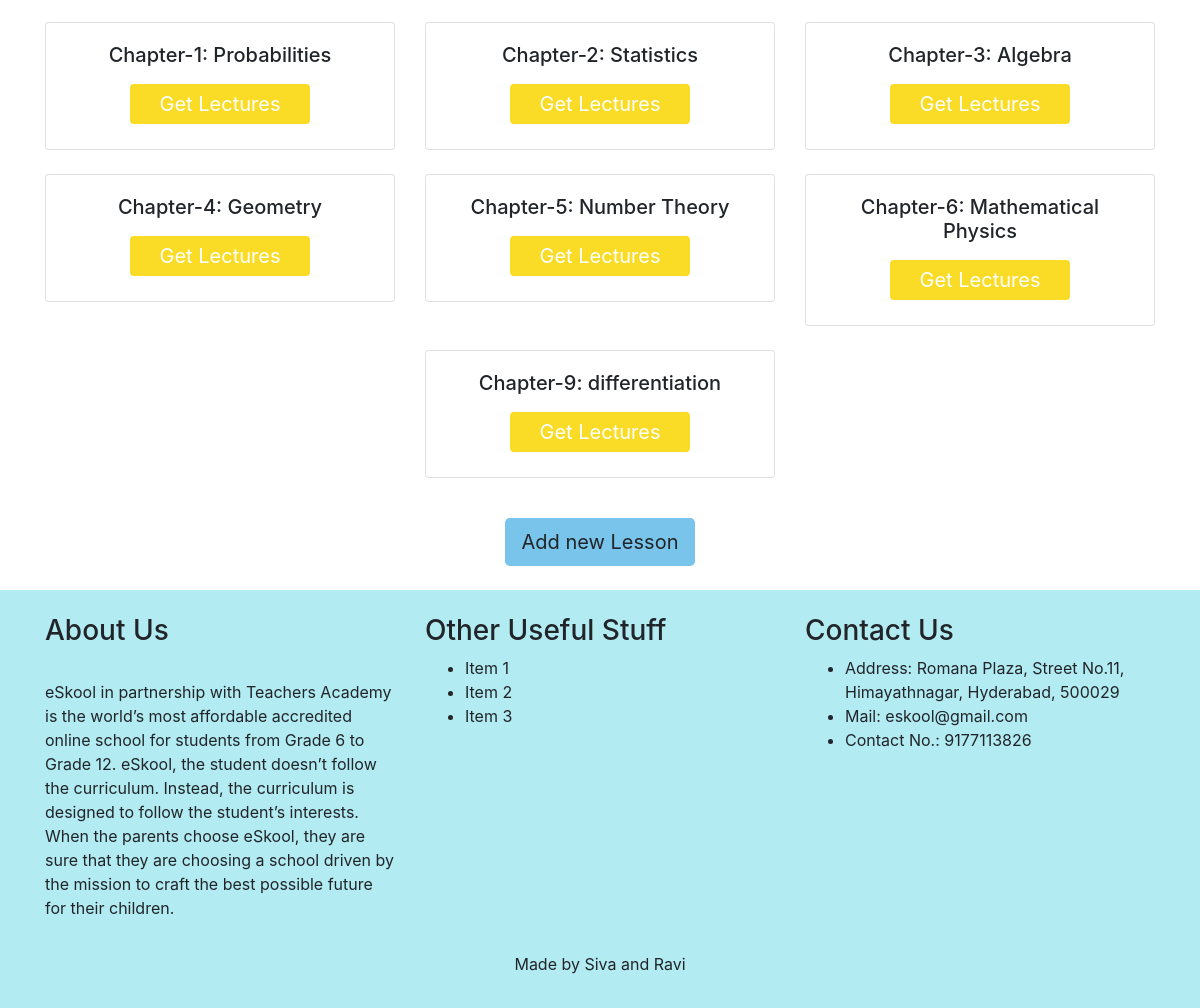
Page /curriculum/6th-class/6-mathematics/ (signed in, lower part) on the earlier database version.
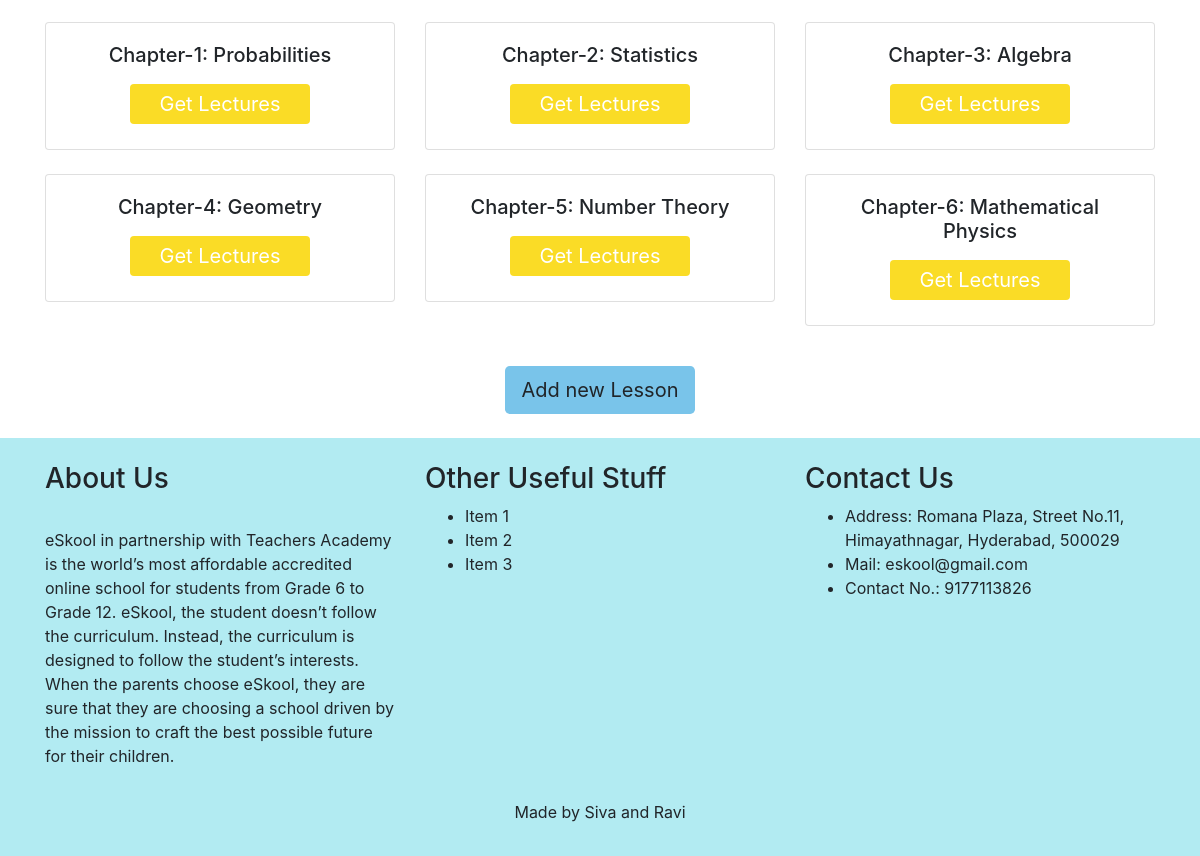
Same page on the later database version.
### curriculum/models.py (models this page shows, shortened)
class Lesson(models.Model):
    lesson_id = models.CharField(max_length=100, unique=True)
    Standard = models.ForeignKey(Standard, on_delete=models.CASCADE)
    created_by = models.ForeignKey(User,on_delete=models.CASCADE)
    created_at = models.DateTimeField(auto_now_add=True)
    subject = models.ForeignKey(Subject, on_delete=models.CASCADE,related_name='lessons')
    name = models.CharField(max_length=250)
    position = models.PositiveSmallIntegerField(verbose_name="Chapter no.")
    slug = models.SlugField(null=True, blank=True)
    video = models.FileField(upload_to=save_lesson_files,verbose_name="Video", blank=True, null=True)
    ppt = models.FileField(upload_to=save_lesson_files,verbose_name="Presentations", blank=True)
    Notes = models.FileField(upload_to=save_lesson_files,verbose_name="Notes", blank=True)
    class Meta:
        ordering = ['position']

### curriculum/views.py (the view)
# urls.py: path('<str:standard>/<slug:slug>/', views.LessonListView.as_view(), name='lesson_list'),
class LessonListView(DetailView):
    context_object_name = 'subjects'
    model = Subject
    template_name = 'curriculum/lesson_list_view.html'

### curriculum/models.py (called while the page is built)
    def __str__(self):
        return self.name

### curriculum/templates/curriculum/lesson_list_view.html (shortened to what this page needs)
{% extends 'base.html' %}
{% load static %}
{% block content %}
<section id="best-features" class="text-center">
              <div class="row d-flex justify-content-center mb-3">
                {% for lesson in subjects.lessons.all %}
                <div class="col-sm-4 mb-4">
                  <div class="card box-shadow-hover">
                    <div class="card-body">
                      <h5 class="card-title">Chapter-{{lesson.position}}: {{lesson.name}}</h5>
                      <a href="{% url 'curriculum:lesson_detail' slug=lesson.slug subject=subjects.slug standard=lesson.Standard.slug %}" >
                      <button type="button" class="button-les"><span>Get Lectures</span></button>
                      </a>
                    </div>
                  </div>
                </div>
                {% endfor %}
              </div>
        <div class="row d-flex justify-content-center mb-3">
          {% if user.userprofileinfo.user_type == 'teacher' or user.is_superuser %}
           <a href="{% url 'curriculum:lesson_create' standard=subjects.standard.slug slug=subjects.slug %}"><button type="button" class="btn  btn-lg btn-bloc" style="background-color: #79c4ea;"> Add new Lesson </button> </a>
          {% endif %}
        </div>
</section>
{%endblock%}

### templates/base.html (shortened to what this page needs)
<!DOCTYPE html>
<html lang="en" dir="ltr">
  <head>
    {% load static %}
    <link rel="stylesheet" href="https://stackpath.bootstrapcdn.com/bootstrap/4.5.2/css/bootstrap.min.css">
    <link rel="stylesheet" href="{% static 'css/master_css.css' %}">
  </head>
  <body>
    <div class="container">
        {%block content%}
        {%endblock%}
    </div>
    <footer class="page-footer" style="background-color:#b2ebf2;">
      <div class="container">
        <div class="row mt-4">
                  <div class="col-md-4 mt-4">
                            <h3>About Us</h3> <br>
                            <p>eSkool in partnership with Teachers Academy is the world’s most affordable accredited online school for students from Grade 6 to Grade 12. eSkool, the student doesn’t follow the curriculum. Instead, the curriculum is designed to follow the student’s interests.
                              When the parents choose eSkool, they are sure that they are choosing a school driven by the mission to craft the best possible future for their children.</p>
                  </div>
                  <div class="col-md-4 mt-4">
                            <h3>Other Useful Stuff</h3>
                            <ul>
                              <li>Item 1</li>
                              <li>Item 2</li>
                              <li>Item 3</li>
                            </ul>
                  </div>
                  <div class="col-md-4 mt-4">
                            <h3>Contact Us</h3>
                            <ul>
                              <li>Address: Romana Plaza, Street No.11,  Himayathnagar, Hyderabad, 500029</li>
                              <li>Mail: eskool@gmail.com</li>
                              <li>Contact No.: 9177113826</li>
                            </ul>
                  </div>
        </div>
        <div class="footer-copyright text-center py-3">
            <p>Made by Siva and Ravi</p>
        </div>
      </div>
    </footer>
  </body>
</html>

### static/css/master_css.css (style rules this page uses)
html, body, header, #intro { height: 100%; }
.button-les { border-radius: 4px; background-color: #fadc26; border: none; color: #FFFFFF; text-align: center; font-size: 20px; padding: 5px; width: 180px; transition: all 0.5s; cursor: pointer; margin: 5px; }
.button-les span { cursor: pointer; display: inline-block; position: relative; transition: 0.5s; }
.button-les span:after { content: '\00bb'; position: absolute; opacity: 0; top: 0; right: -20px; transition: 0.5s; }

Differences in the rows shown:
removed Lesson: position "9", name "differentiation"
